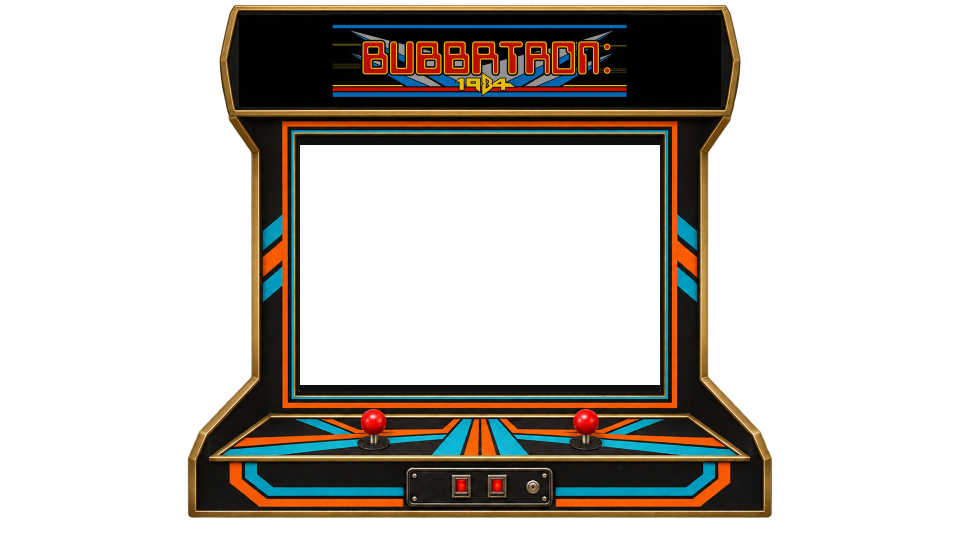
#> input picture RetroTV/cabinets/arcade-bubbatron-upright-1080p.png, 1920 x 1080 px (shown at 1/2 size)
$ python -i make_xbr_cabinets.py   (imports and definitions only)
#> lines starting #> are read from the running program, lines starting #| are printed output that depends on the picture
"""Pack the 1080p cabinet images for the RetroTV gallery."""

from array import array
from pathlib import Path
import sys

from PIL import Image

from retrotv_scenes import ARCADE_CABINETS, CLASSIC_ARCADE_CABINETS, TRANSPARENT_CABINETS


ROOT = Path(__file__).resolve().parent
XBR_RECT = (448, 180, 1472, 900)
XBR_SOURCE_TUBE = (600, 260, 1320, 800)
XBR_TUBE = (600, 290, 1320, 770)
XBR_GALLERY = (
    "zenith-space-command",
    "rca-colortrak-2000",
    "sharp-linytron",
    "panasonic-superflat",
    "jvc-d-series",
)
# Source bounds surround the artwork while retaining the common native tube position.
NATIVE_GALLERY = {
    "midcentury-1950s": (394, 156, 1526, 1030),
    "sony-pvm-1990s": (452, 150, 1468, 972),
    "sears-color-1984": (494, 187, 1591, 893),
    "weyland-yutani": (364, 147, 1562, 943),
}


def pack_argb1555(image):
    words = array("H", (
        (0x8000 | ((red >> 3) << 10) | ((green >> 3) << 5) | (blue >> 3)) if alpha >= 128 else 0
        for red, green, blue, alpha in image.getdata()
    ))
    if sys.byteorder != "little":
        words.byteswap()
    return words.tobytes()


def fit_xbr(source):
    with Image.open(source) as image:
        artwork = image.convert("RGBA")
    if artwork.size != (1920, 1080):
        raise ValueError("Expected a 1920x1080 XBR artwork canvas")
    if artwork.getchannel("A").crop(XBR_SOURCE_TUBE).getextrema() != (0, 0):
        raise ValueError("The original XBR tube must be transparent")

    # Fit the painted bezel to the native picture. Video pixels are supplied
    # separately by the core at the opening and are never resampled.
    left, top, right, bottom = XBR_RECT
    _, old_top, _, old_bottom = XBR_SOURCE_TUBE
    tube_left, new_top, tube_right, new_bottom = XBR_TUBE
    result = Image.new("RGBA", (right - left, bottom - top))
    for src_top, src_end, dest_top, dest_end in (
        (top, old_top, top, new_top),
        (old_top, old_bottom, new_top, new_bottom),
        (old_bottom, bottom, new_bottom, bottom),
    ):
        band = artwork.crop((left, src_top, right, src_end))
        result.paste(band.resize((right - left, dest_end - dest_top), Image.Resampling.BICUBIC),
                     (0, dest_top - top))

    # Define the exact cutoff at pixel boundaries, including around dark bevels.
    mask = Image.new("L", result.size, color=255)
    mask.paste(0, (tube_left - left, new_top - top, tube_right - left, new_bottom - top))
    result.putalpha(mask)
    return result


def prepare_xbr(source):
    return pack_argb1555(fit_xbr(source))


def prepare_native_xbr(source, bounds=None, *, crop_only=False):
#> called with crop_only = False
    with Image.open(source) as image:
#> image is the input picture: PIL image 1920x1080 RGBA; mean R, G, B, A 22.3, 17.7, 11.9, 82.1
        artwork = image.convert("RGBA")
    if artwork.size != (1920, 1080):
        raise ValueError("Expected a 1920x1080 XBR artwork canvas")
    if artwork.getchannel("A").crop(XBR_TUBE).getextrema() != (0, 0):
        raise ValueError("The native XBR tube must be transparent")

    if crop_only:
        # The fallback viewport shares the 1080p aperture coordinates.
        # Crop the larger cabinet here so its controls keep their shape.
        return pack_argb1555(artwork.crop(XBR_RECT))

    left, top, right, bottom = bounds or artwork.getchannel("A").getbbox()
#> left = 375; top = 10; right = 1545; bottom = 1036
    tube_left, tube_top, tube_right, tube_bottom = XBR_TUBE
    crop_left, crop_top, crop_right, crop_bottom = XBR_RECT
    source_x = (left, tube_left, tube_right, right)
#> source_x = (375, 600, 1320, 1545)
    source_y = (top, tube_top, tube_bottom, bottom)
#> source_y = (10, 290, 770, 1036)
    output_x = (crop_left, tube_left, tube_right, crop_right)
    output_y = (crop_top, tube_top, tube_bottom, crop_bottom)
    fitted = Image.new("RGBA", (crop_right - crop_left, crop_bottom - crop_top))
#> fitted: PIL image 1024x720 RGBA; every value is 0
    # Resample the bezel bands around the opening so no video pixels are resized.
    for row in range(3):
        for col in range(3):
            if (col, row) == (1, 1):
                continue
            tile = artwork.crop((source_x[col], source_y[row], source_x[col+1], source_y[row+1]))
            size = (output_x[col+1] - output_x[col], output_y[row+1] - output_y[row])
            position = (output_x[col] - crop_left, output_y[row] - crop_top)
            fitted.paste(tile.resize(size, Image.Resampling.BICUBIC), position)
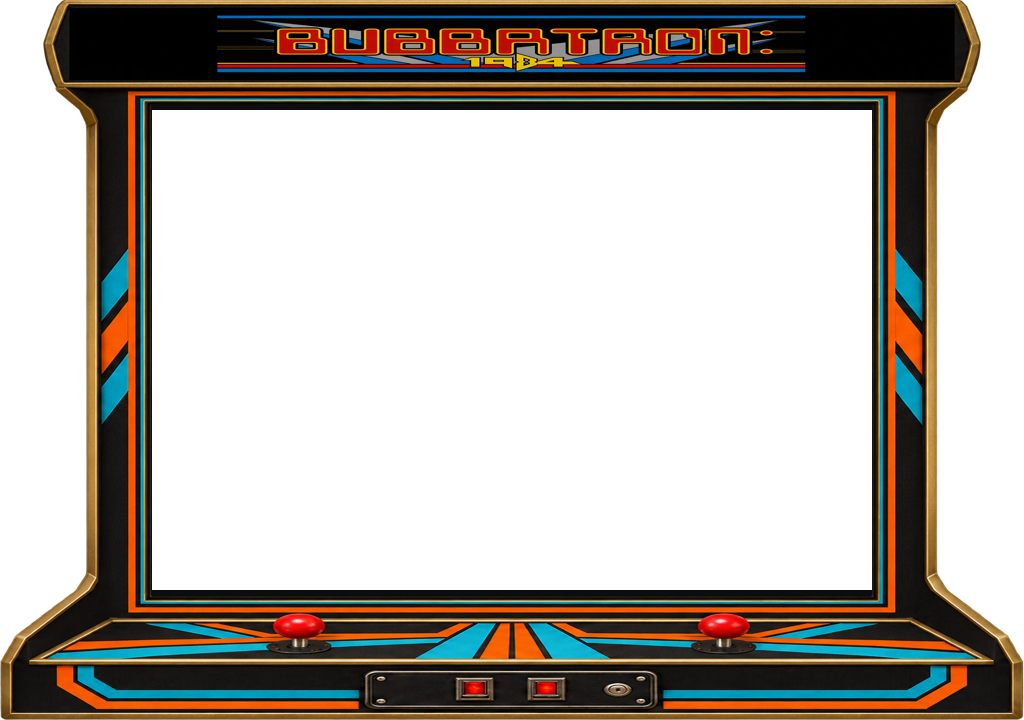
#> fitted: PIL image 1024x720 RGBA; mean R, G, B, A 28.3, 22.6, 15.2, 100.2; transparent parts drawn white
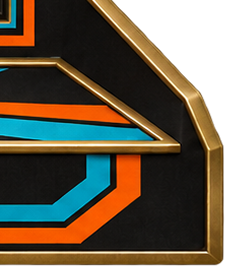
#> tile: PIL image 225x266 RGBA; mean R, G, B, A 66.5, 55.5, 36.4, 220.9; transparent parts drawn white
    return pack_argb1555(fitted)


# [16 lines not run here, left out]

>>> result = prepare_native_xbr('cabinets/arcade-bubbatron-upright-1080p.png')
